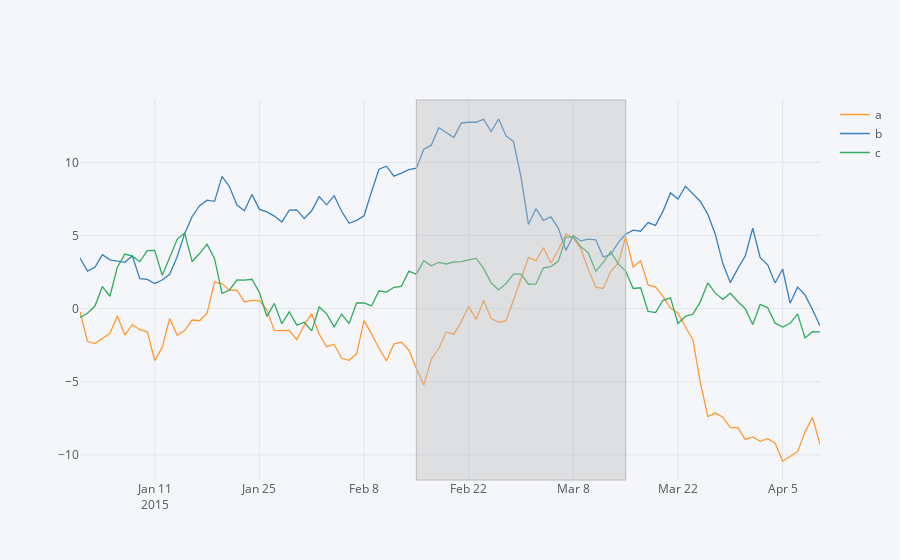

Here is the notebook cell this chart was saved with:
### Markdown cell above
## axvspan

### Code cell
cf.set_config_file(offline=False, world_readable=True, theme='pearl')

df=cf.datagen.lines(3,columns=['a','b','c'])

df.iplot(vspan={'x0':'2015-02-15','x1':'2015-03-15','color':'rgba(30,30,30,0.3)','fill':True,'opacity':.4}, 
         filename='cufflinks/custom-regions')
